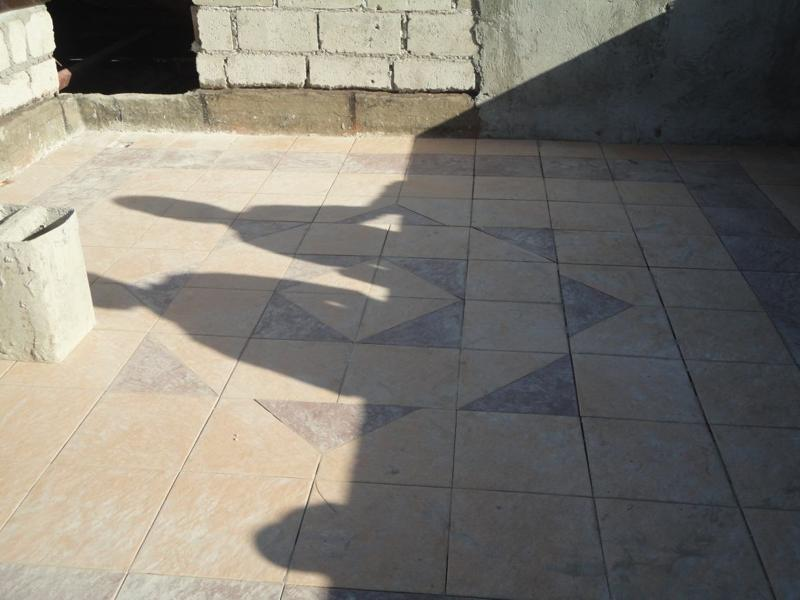
%> input picture 2.jpg, 800 x 600 px
$ octave image_main_2.m   (GNU Octave 9; MATLAB toolbox functions it lacks are replaced by stand-ins)
%> lines starting %> are read from the running program, lines starting %| are printed output that depends on the picture; in (x1, y1, x2, y2) boxes, pixels count from 0 and x2, y2 are one past the last pixel; in counts of white or black regions, pixels touching at a corner belong together; the program's own positions count from 1
### deshadow.m
function [deshaowimage] = deshadow(shadowimage, line1, line2)
R = shadowimage(:,:,1);
[X,Y] = size(R);
[offset, ~]=Offset(shadowimage,line2);
% Offset correction
imgg = zeros([X,Y,3]);
if size(offset,1)==X
     imgg= shadowimage - offset;
else
    for i=1:3
    imgg(:,:,i) = shadowimage(:,:,i) - offset(i);
    end
end

Z = load('shadow_data.mat');
shadowdata = Z.shadowdata;
mdl = KDTreeSearcher(shadowdata);
% color-line clustering
imgg1=reshape(shadowimage,X*Y,3);
geometric = sqrt( shadowimage(:,:,1).^2 + shadowimage(:,:,2).^2 +shadowimage(:,:,3).^2 );
geometric1 = reshape(geometric,[X*Y,1]);
unit = imgg1./geometric1;   %Normalization of processing data


% Correction image clustering
N = 1000;
imgg2=reshape(imgg,[X*Y,3]);
geometric = sqrt( imgg(:,:,1).^2 + imgg(:,:,2).^2 +imgg(:,:,3).^2 );
geometric1 = reshape(geometric,[X*Y,1]);
unit = imgg2./geometric1;
neighbor = knnsearch(mdl, unit);      %Find the nearest neighbor
add_neighbor = accumarray(neighbor,geometric(:),[N,1],@max);
radius_max = reshape( add_neighbor(neighbor), X, Y);
ra = (geometric)./(radius_max+eps);


% Shadow detection
detectionmap = line1>0.9;
shadowmap = line1<0.6 & line1>0.4;
log_imgg1=log(imgg1);
trdata=[log_imgg1(detectionmap(:),:);log_imgg1(shadowmap(:),:)];
trlabel=zeros([size(trdata,1),1]);
trlabel(1:sum(detectionmap(:)))=1;
model = ClassificationKNN.fit(trdata,trlabel,'NumNeighbors',3);
shadowit = predict(model,log_imgg1);
shadowit=reshape(shadowit,X,Y);
gsH = fspecial('gaussian',14,round(7));
shadowit = imfilter(shadowit,gsH,'replicate');
rmask=zeros([X,Y]);
rmask(shadowit<0.5)=1;
rmask=bwareaopen(~bwareaopen(~rmask,100),200);
bd=shadowboundary(rmask,ceil(max([X Y])/512));
bl=endpoint(ra,rmask,bd,8);
bdv=bl.e-bl.s;
mm = arrayfun(@(x) norm(bdv(:,x)), 1:length(bl.s));
bd.w = zeros(1,length(bd.t));
bd.w(~bd.t) = mm;
pmask=penumbra(bd,[X,Y]);
umask = rmask & ~pmask;
lmask=~(umask|pmask);

% Umbra shadow removal
umask1=reshape([umask umask umask],[X,Y,3]);
lmask1=reshape([lmask lmask lmask],[X,Y,3]);
umask2=neighbor;
lmask2=neighbor;
umask2(umask(:)==0)=N+1;
lmask2(lmask(:)==0)=N+1;
lm=zeros([N+1 3]);
um=zeros([N+1 3]);
lmean=zeros([N+1 3]);
umean=zeros([N+1 3]);

for i=1:3
      lm(:,i)=accumarray(lmask2,imgg1(:,i),[N+1 1],@std);
      um(:,i)=accumarray(umask2,imgg1(:,i),[N+1 1],@std);
      lmean(:,i)=accumarray(lmask2,imgg1(:,i),[N+1 1],@mean);
      umean(:,i)=accumarray(umask2,imgg1(:,i),[N+1 1],@mean);
end

% Use the average statistis to relight the umbra region that has no reference lit pixels
lingtx=sum(umean,2)>0;
lighty=lingtx & (sum(lmean,2)==0);
if find(lighty)
    lights=lingtx & ~lighty;
    meanscale=mean(lmean(lights,:)./umean(lights,:),1);
    stdscale=mean(lm(lights,:)./um(lights,:),1);
    for index=1:3
        lmean(lighty,index)=umean(lighty,index)* meanscale(index);
        lm(lighty,index)=um(lighty,index)* stdscale(index);
    end
end
% Relight umbra region.
std_scale=lm./max((um+eps),0.01);
udeimg=(imgg1-umean(umask2,:)).*std_scale(umask2,:)+lmean(umask2,:);

% Penumbra shadow removal
pmask1=reshape([pmask pmask pmask],[X,Y,3]);
pmask2=neighbor;
pmask2(pmask(:)==0)=N+1;
umean1=accumarray(umask2,ra(:),[N+1 1],@mean);
lmean2=accumarray(lmask2,ra(:),[N+1 1],@mean);
uscale=imgg1./udeimg;
uscale_mean=zeros([N+1 3]);
pscale=zeros([X*Y,3]);
for i=1:3
      uscale_mean(:,i)=accumarray(umask2,uscale(:,i),[N+1 1],@mean);
      pscale(:,i)=uscale_mean(pmask2,i)+(1-uscale_mean(pmask2,i)).*(ra(:)-umean1(pmask2))./(lmean2(pmask2)-umean1(pmask2));
end
pscale=reshape(pscale,X,Y,3);
uscale=reshape(uscale,X,Y,3);
pscale(pmask1==0)=0;
uscale(umask1==0)=0;
scale=pscale+uscale;
scale(lmask1==1)=1;
deshaowimage=shadowimage./scale;


figure,
subplot(2,2,1);
imshow(shadowimage);
title('Input');

subplot(2,2,2);
imshow(imgg);
title('offset result');

%subplot(2,3,3);
%imshow(pscale);
%title('mask1');

subplot(2,2,3);
imshow(lmask*0.3+pmask*0.7+umask);
title('mask2');

%subplot(2,3,5);
%imshow(shadowit);
%title('mask3');

subplot(2,2,4);
imshow(deshaowimage);
title('Shadow free image');


end

### Offset.m
function [offset, line2] = Offset(img, line2)
    if isempty(line2)
        figure;imshow(img);
        [~,x,y] = handle(gca,3);
        close
        offseting=zeros([size(img,1),size(img,2)]);
       for index=1:length(x)
           offseting(round(y(index)),round(x(index)))=1;
       end
        offseting=logical(imdilate(offseting,strel('sphere',3)));
        line2 = offseting;
    else
        offseting = line2 > 0.4;
    end
    r = img(:,:,1); g = img(:,:,2); b = img(:,:,3);
    selectData = cat(2, r(offseting), g(offseting), b(offseting));
    [~,V]=pca(selectData);
    v=V';
    p=mean(selectData);
    ori=p-v*dot(p,v)/norm(v);
    for channel=1:3
        img(:,:,channel)=img(:,:,channel)-ori(channel);
    end
    imgnorm=sqrt(img(:,:,1).^2+img(:,:,2).^2+img(:,:,3).^2);
    offset=zeros(size(img));
    v=v./norm(v);
    for channel=1:3
        offset(:,:,channel)=img(:,:,channel).*ori(channel)./(v(channel).*imgnorm+eps);
    end

    function [d v] = pca(X)
        m = mean(X,1)';  %Zero the center of the matrix column to get matrix X
        for c=1:3
            X(:,c) = X(:,c)-m(c);
        end
        X = X'*X ;  %Calculate X'*X
        X = X/size(X,1);
        [V, lambda] = eig(X);     %Solving eigenvalues and eigenvectors.
        d = diag(lambda);
        v = V(:,3);
    end
end

### huaxian.m
function img=huaxian(a,b,c,d,k,Ih)
img=Ih;
xk=(c-a);
yk=(d-b);
if xk==0
    if yk>0
        for i=b:d
            img(i,a)=k;
        end
    end
    if yk<0
        for i=d:b
            img(i,a)=k;
        end
    end
return
end
if yk==0
    if xk>0
        for i=a:c
            img(b,i)=k;
        end
    end
    if xk<0
        for i=c:a
            img(b,i)=k;
        end
    end
return
end
ykk=(yk/xk);
if a<c
    y=b;
    for i=a:c
        img(round(y),i)=k;
        y=(y+ykk);
    end
end
if a>c
    y=d;
    for i=c:a
        img(round(y),i)=k;
        y=(y+ykk);
    end
end
xkk=(xk/yk);
if b<d
    x=a;
    for i=b:d
        img(i,round(x))=k;
        x=(x+xkk);
    end
end
if b>d
    x=c;
    for i=d:b
        img(i,round(x))=k;
        x=(x+xkk);
    end
end

### image_main_2.m
%Run this file to get the shadow removal of image 2.jpg.

clear all;
shadowimage=im2double(imread('2.jpg')); % read 2.jpg

m = shadowimage;
R = m(:,:,1);
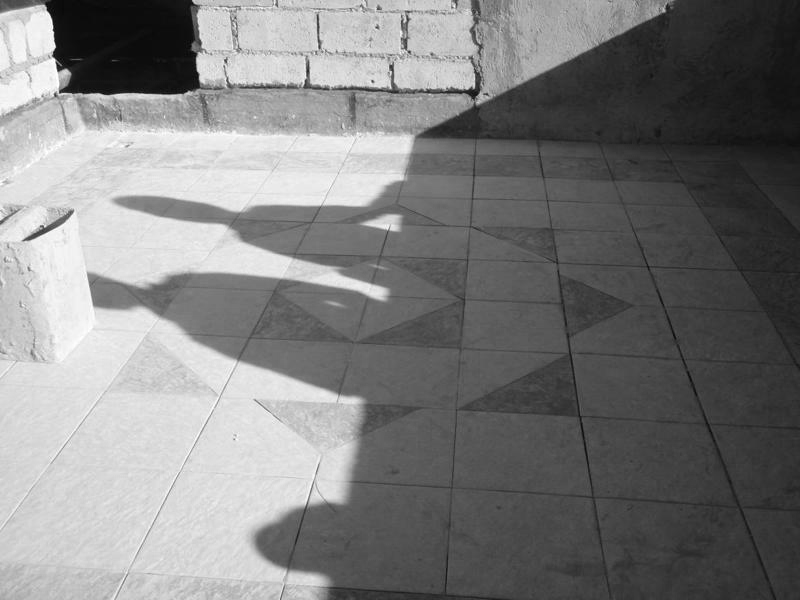
%> R: size 600x800 double; min 0.00784, max 1, mean 0.494
[width,height]=size(R); % calculate the size of image
%> width = 600; height = 800
rm0 = zeros(width,height);
rm = rm0;
k1 = 0.502; % set color perameters
k2 = 1;

for i = 1:8  % choose the needed region line
    a = 500+i;
    b = 400;
    c = 450+i;
    d = 500;
    rm=huaxian(a,b,c,d,k1,rm);
    a = 200+i;
    b = 400;
    c = 150+i;
    d = 500;
    rm=huaxian(a,b,c,d,k2,rm);
end
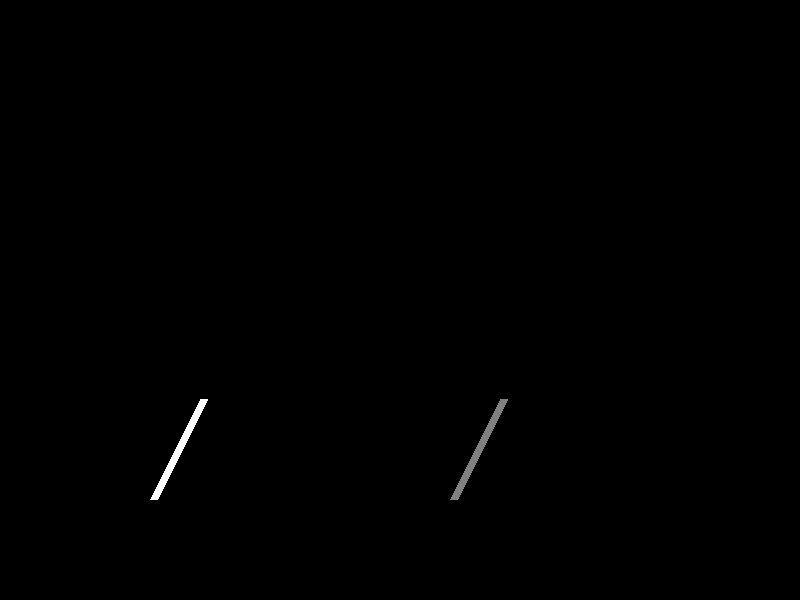
%> rm: size 600x800 double; min 0, max 1, mean 0.00253

line2 = rm0;

for i = 1:8
    a = 350+i;
    b = 350;
    c = 300+i;
    d = 400;
    line2=huaxian(a,b,c,d,k2,line2);
end
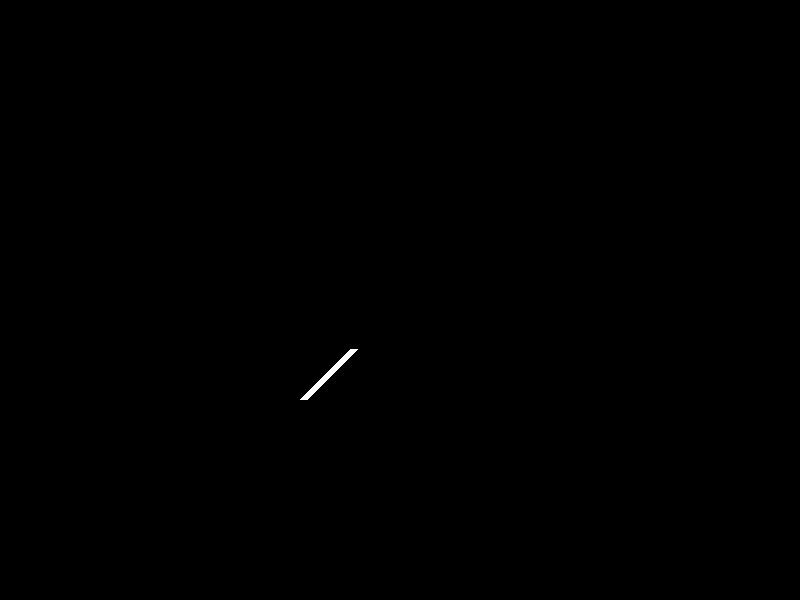
%> line2: size 600x800 double; values 0 (black) and 1 (white), 0.08% white; 1 white region, box (x1, y1, x2, y2) and area: (300, 349, 358, 400) 408

line1=im2double(rm);
line2=im2double(line2);
[deshadowimage]=deshadow(shadowimage,line1,line2); % get the results
%> in Offset, `g = img(:,:,2)`:
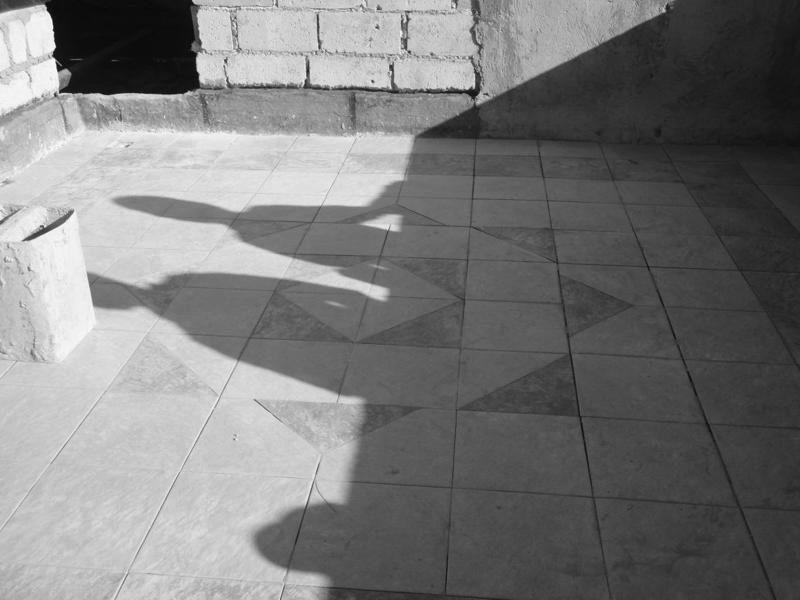
%> g: size 600x800 double; min 0, max 1, mean 0.478
%> in Offset, `b = img(:,:,3)`:
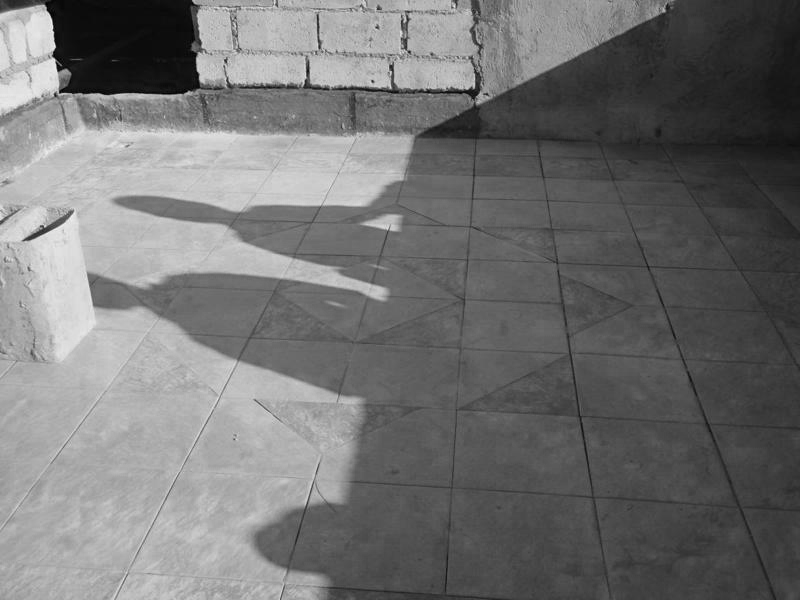
%> b: size 600x800 double; min 0, max 0.957, mean 0.448
%> in Offset, `selectData = cat(2, r(offseting), g(offseting), b(offseting));`: selectData = 408 rows, first 12: [0.871 0.808 0.706; 0.886 0.827 0.714; 0.875 0.812 0.71; 0.89 0.831 0.718; 0.886 0.827 0.714; 0.878 0.816 0.714; 0.878 0.824 0.718; 0.878 0.824 0.718; 0.878 0.824 0.718; 0.882 0.827 0.725; 0.894 0.835 0.745; 0.878 0.831 0.729]
%> in pca, `m = mean(X,1)';`: m = [0.53; 0.513; 0.491]
%> after the loop in pca, `for c=1:3`: X = 408 rows, first 12: [0.341 0.294 0.215; 0.357 0.314 0.223; 0.345 0.298 0.219; 0.361 0.318 0.226; 0.357 0.314 0.223; 0.349 0.302 0.223; 0.349 0.31 0.226; 0.349 0.31 0.226; 0.349 0.31 0.226; 0.353 0.314 0.234; 0.364 0.322 0.254; 0.349 0.318 0.238]
%> in pca, `X = X'*X ;  %Calculate X'*X`: X = [16.7 14.69 11.3; 14.69 12.94 9.96; 11.3 9.96 7.7]
%> in pca, `X = X/size(X,1);`: X = [5.57 4.9 3.77; 4.9 4.31 3.32; 3.77 3.32 2.57]
%> in pca, `[V, lambda] = eig(X);`: V = [0.52 0.532 0.669; -0.807 0.0473 0.589; 0.281 -0.846 0.454]; lambda = [0.00211 0 0; 0 0.0137 0; 0 0 12.43]
%> in pca, `d = diag(lambda);`: d = [0.00211; 0.0137; 12.43]
%> in pca, `v = V(:,3);`: v = [0.669; 0.589; 0.454]
%> in Offset, `v=V';`: v = [0.669 0.589 0.454]
%> in Offset, `p=mean(selectData);`: p = [0.53 0.513 0.491]
%> in Offset, `ori=p-v*dot(p,v)/norm(v);`: ori = [-0.0586 -0.0046 0.0924]
%> after the loop in Offset, `for channel=1:3`:
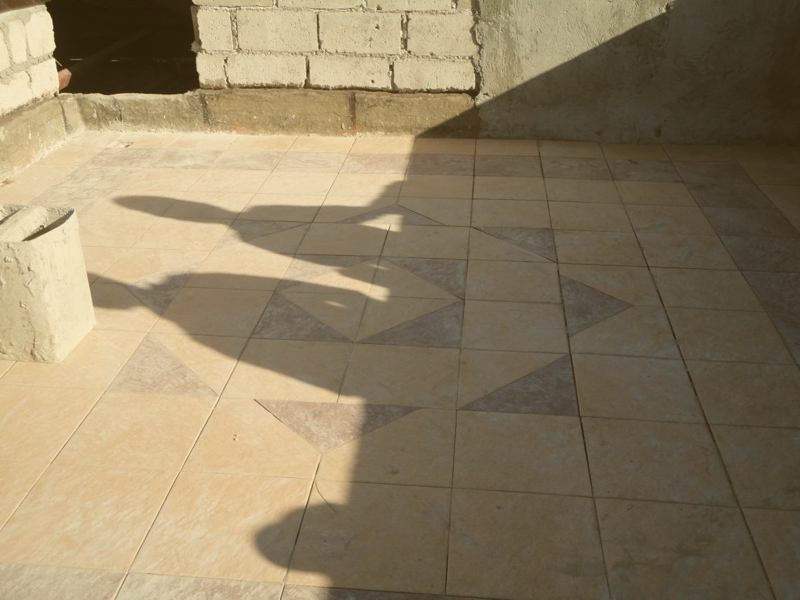
%> img: size 600x800x3 double; mean R, G, B 0.552, 0.483, 0.355; drawn with min black and max white
%> after the loop in Offset, `for channel=1:3`:
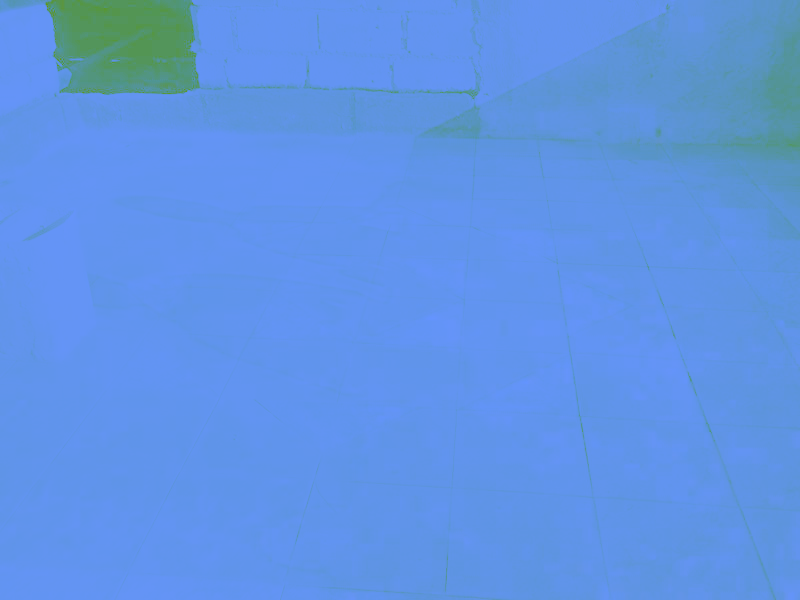
%> offset: size 600x800x3 double; mean R, G, B -0.0604, -0.00458, 0.0816; drawn with min black and max white
%> (the run ends here)
